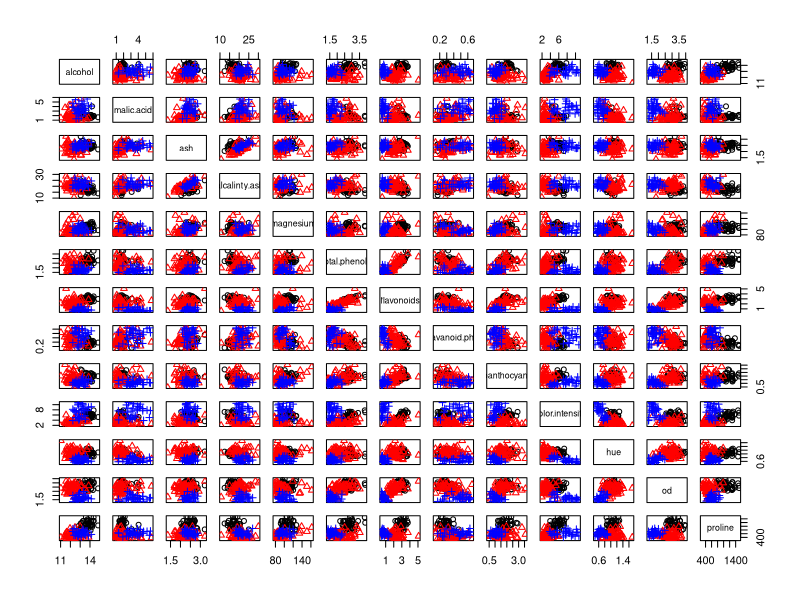

Write the R code that produced this figure.
## ---- chunk 1
#| label: lbl-em-algorithm-classification-initialization


library(MASS)    #<1>
library(mvtnorm) #<1>
wine.training = read.table("data/wine_training.txt", sep=",", header=TRUE)     #<2>
wine.test = read.table("data/wine_test.txt", sep=",", header=TRUE) #<2>

# Set up global variables
n = dim(wine.training)[1]  # <3>
m = dim(wine.test)[1]      # <4>
x = rbind(as.matrix(wine.training[,-1]), 
          as.matrix(wine.test[,-1]))   # <5>
p       = dim(x)[2]                    # <6>
KK      = 3
epsilon = 0.00001
## ---- chunk 2
#| label: fig-pair-plot-wine-training-EDA
#| fig.cap: "Pair plot of the training set of the wine dataset"
par(mfrow=c(1,1))
par(mar=c(2,2,2,2)+0.1)
colscale = c("black","red","blue")
pairs(wine.training[,-1], col=colscale[wine.training[,1]], pch=wine.training[,1]) #<7>
## ---- chunk 3
#| label: lbl-em-algorithm-classification-EM-algorithm

## Initialization step
set.seed(63252) # <8>
w   = rep(1,KK)/KK  # <9>
mu  = rmvnorm(KK, apply(x,2,mean), var(x)) # <10>

Sigma      = array(0, dim=c(KK,p,p))  # <11>
Sigma[1,,] = var(x)/KK  
Sigma[2,,] = var(x)/KK
Sigma[3,,] = var(x)/KK

sw     = FALSE # <12>
KL     = -Inf
KL.out = NULL
s      = 0

while(!sw){
  ## E step
  v = array(0, dim=c(n+m,KK))
  for(k in 1:KK){  
    # Compute the log of the weights
    v[1:n,k] = ifelse(wine.training[,1]==k,0,-Inf)  # Training set
    v[(n+1):(n+m),k] = log(w[k]) + mvtnorm::dmvnorm(x[(n+1):(n+m),], mu[k,], Sigma[k,,],log=TRUE)  # Test set
  }
  for(i in 1:(n+m)){
    v[i,] = exp(v[i,] - max(v[i,]))/
            sum(exp(v[i,] - max(v[i,])))  
    # Go from logs to actual weights in a numerically stable manner
  }
  
  ## M step
  w = apply(v,2,mean)
  mu = matrix(0, nrow=KK, ncol=p)
  for(k in 1:KK){
    for(i in 1:(n+m)){
      mu[k,]    = mu[k,] + v[i,k]*x[i,]
    }
    mu[k,] = mu[k,]/sum(v[,k])
  }
  Sigma = array(0,dim=c(KK,p,p))
  for(k in 1:KK){
    for(i in 1:(n+m)){
      Sigma[k,,] = Sigma[k,,] + v[i,k]*(x[i,] - 
                   mu[k,])%*%t(x[i,] - mu[k,])
    }
    Sigma[k,,] = Sigma[k,,]/sum(v[,k])
  }

  # Convergence Check step
  KLn = 0
  for(i in 1:(n+m)){
    for(k in 1:KK){
      KLn = KLn + v[i,k]*(log(w[k]) + 
            mvtnorm::dmvnorm(x[i,],mu[k,],Sigma[k,,],log=TRUE)) # <13>
    }
  }
  if(abs(KLn-KL)/abs(KLn)<epsilon){
    sw=TRUE # <14>
  }
  KL = KLn
  KL.out = c(KL.out, KL)
  s = s + 1
  print(paste(s, KLn)) # <15>
}
## ---- chunk 4
#| label: lbl-em-classification-prediction
#| 
apply(v, 1, which.max)[(n+1):(n+m)] # <16>
wine.test[,1] # <17>
apply(v, 1, which.max)[(n+1):(n+m)] == wine.test[,1] # <18>
sum(!(apply(v, 1, which.max)[(n+1):(n+m)] == wine.test[,1])) # <19> 
## ---- chunk 5
#| label: lbl-em-classification-qda
# qda
modqda = qda(grouping=wine.training[,1], x=wine.training[,-1], method="mle")
ccpredqda = predict(modqda,newdata=wine.test[,-1])
sum(!(ccpredqda$class == wine.test[,1])) # One error
## ---- chunk 6
#| label: lbl-em-classification-lda
modlda = lda(grouping=wine.training[,1], x=wine.training[,-1], method="mle")
ccpredlda = predict(modlda,newdata=wine.test[,-1])
sum(!(ccpredlda$class == wine.test[,1])) # No errors!!!
